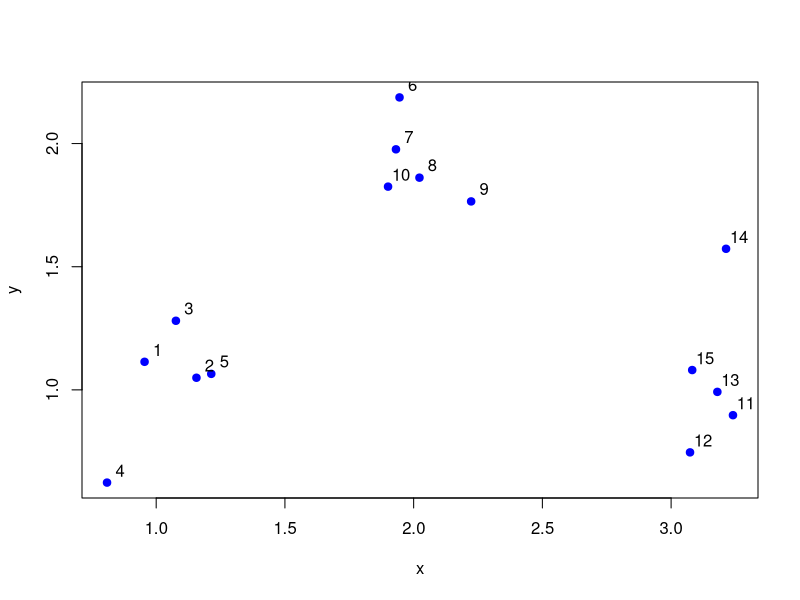

Recreate this plot in R.
set.seed(1909)
x <- rnorm(15, mean = rep(1:3, each = 5), sd = 0.2)
y <- rnorm(15, mean = rep(c(1, 2), each = 5), sd = 0.2)
plot(x, y, col = "blue", pch = 19, cex = 1)
text(x + 0.05, y + 0.05, labels = as.character(1:15))


data.frame(x=x,
           y=y)->tabela
kmodelo=kmeans(x=tabela,centers = 3)
